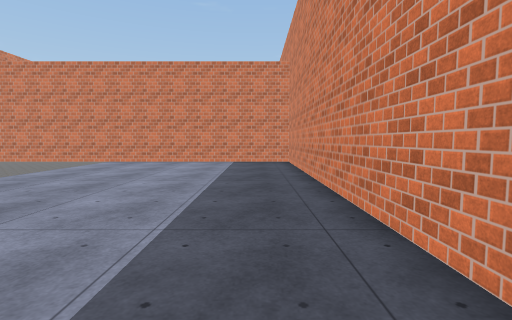
View 1 (above)

15 first-person views from a walk through a scene from a Unity 3-D project. The camera is 1.3 m above the floor, tilts 4° down and sees 85° across. The floor is counted in squares, 2 m on a side. Each view is taken from the middle of a square. On the plan, view 1 faces up. The plan holds only what a view shows up to about 9 squares ahead; the rest is blank. The place goes on beyond the plan. The player is left out. Some surface patterns are stand-ins.

View 2
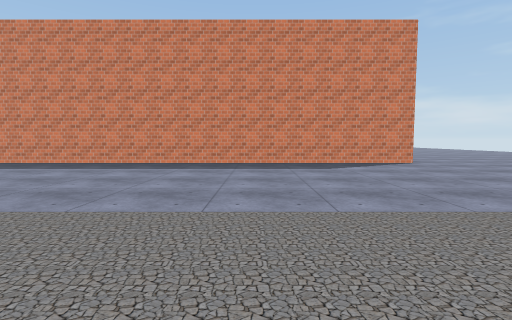

View 3
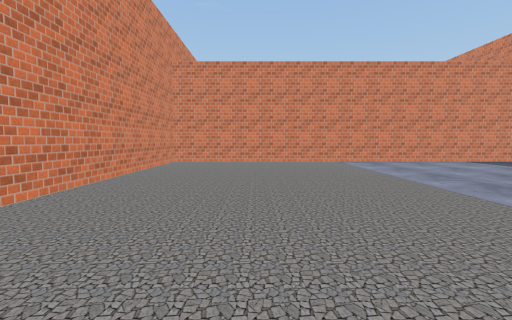

View 4
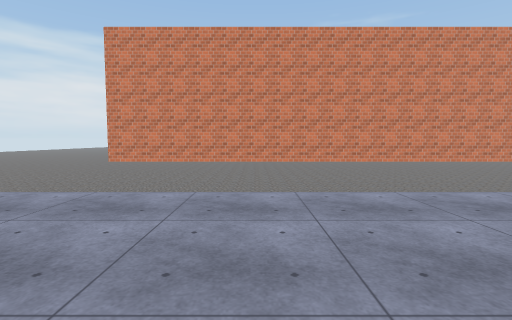

View 5
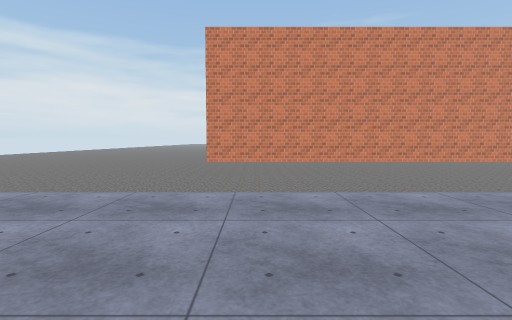

View 6
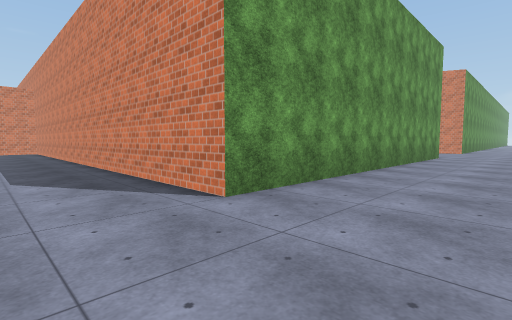

View 7
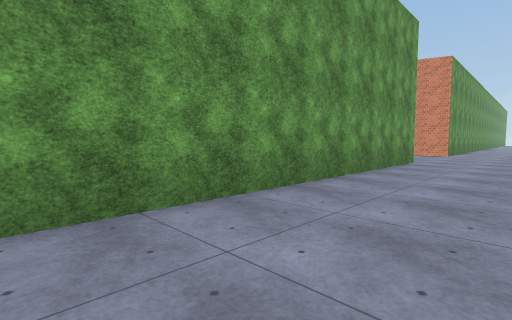

View 8
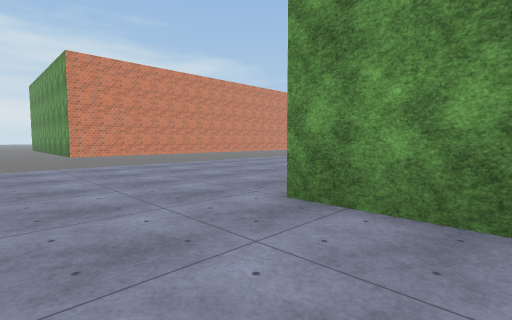

View 9
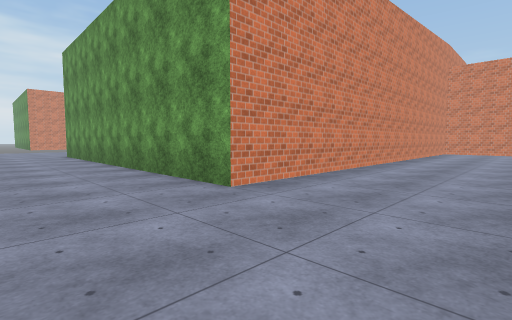

View 10
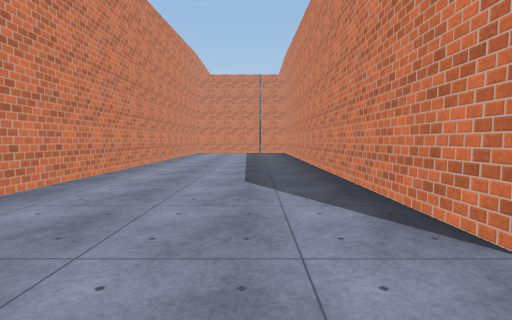

View 11
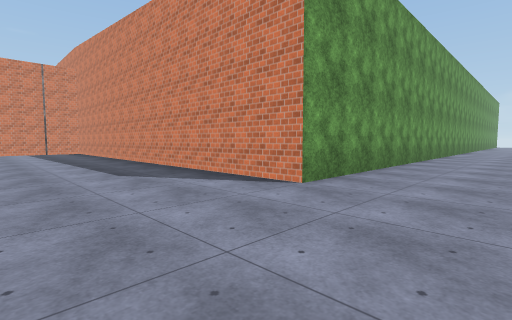

View 12
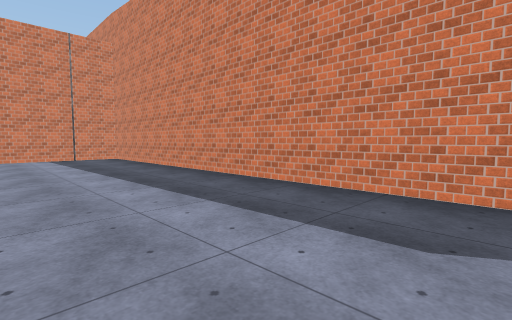

View 13
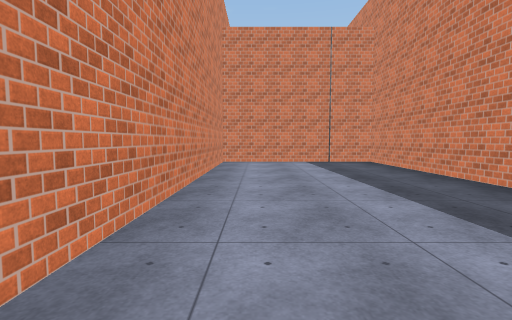

View 14
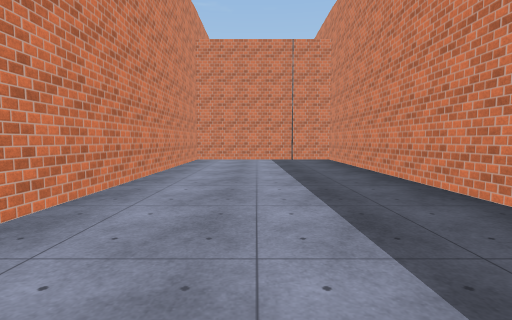

View 15
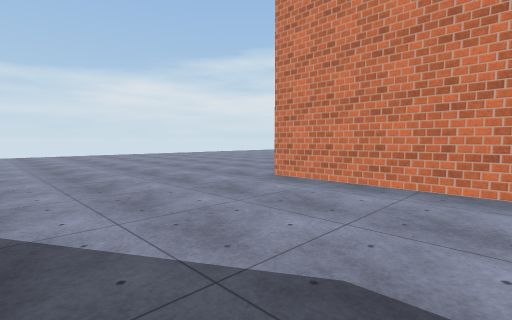

### Floor plan
Points are (right, up) in squares from view 1. A wall is a line through its corners. A room is listed if a view was taken in it or the views show most of it. See-through windows are left out.
Room 1 (views 1, 2, 3, 4, 5, 6, 7, 8)
walls: (11, -5.5) (1, -5.5) (1, 8.5) (-9.5, 8.5) (-9.5, -5.5)
ways out: opening at (12, -7.5) to room 2; opening at (-9, -7.5)
Room 2 (views 9, 10, 11, 12, 13, 14, 15)
walls: (21.5, -5.5) (15.5, -5.5) (15.5, 7.5) (11, 7.5) (11, -5.5)
ways out: opening at (12, -7.5) to room 1

Where each view was taken, in squares from view 1:
view 1: 0 up, 0 right, facing up
view 2: 1 down, 7 left, facing right
view 3: 0 up, 7 left, facing up
view 4: 1 down, 1 left, facing left
view 5: 4 down, 1 left, facing left
view 6: 8 down, 1 left, facing up-right
view 7: 8 down, 2 right, facing up-right
view 8: 8 down, 3 right, facing up-left
view 9: 8 down, 14 right, facing up-left
view 10: 7 down, 14 right, facing up
view 11: 8 down, 12 right, facing up-right
view 12: 3 down, 12 right, facing up-right
view 13: 1 down, 12 right, facing up
view 14: 2 down, 13 right, facing up
view 15: 2 down, 15 right, facing down-left
